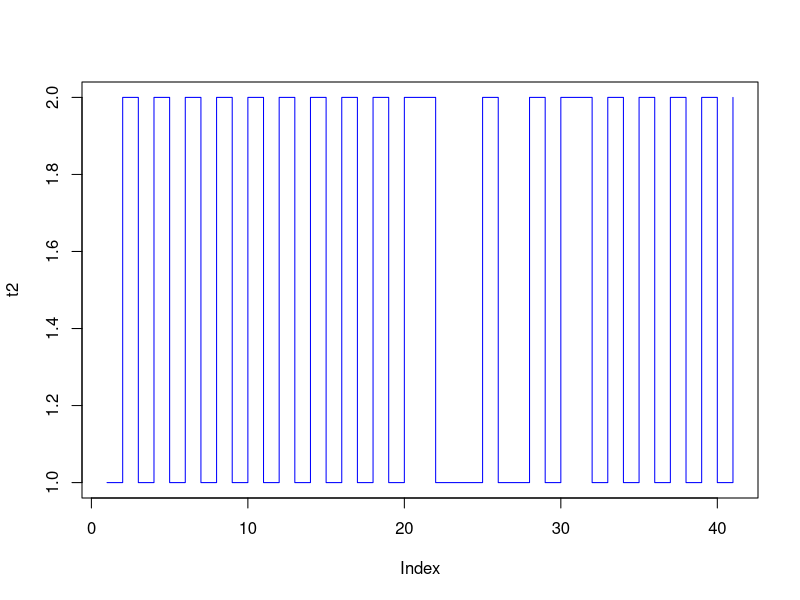
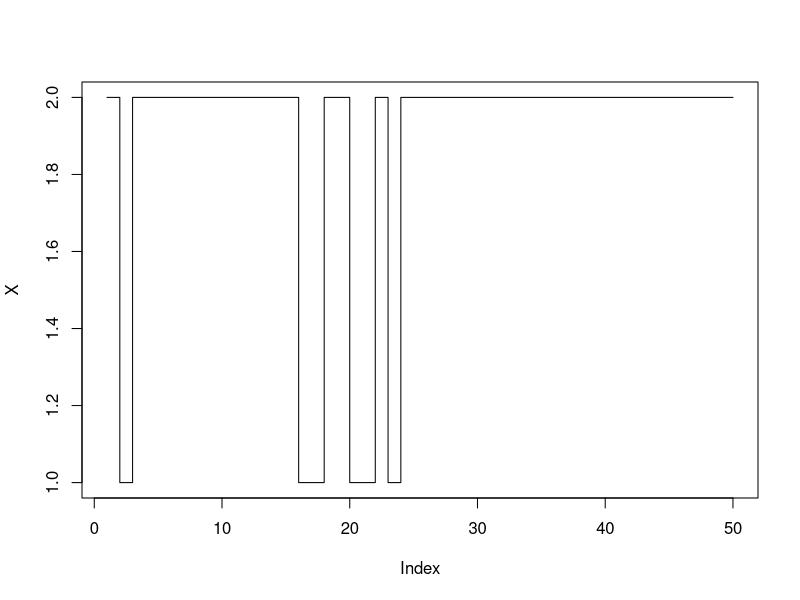

R code for these plots, in order:
n <- 40
alpha <- (1/2)
beta <- (1/2)

# Generowanie następnego kroku
step <- function(x, alpha, beta){
  X <- runif(1)
  if(x == 1){
    res = if(X < alpha) 2 else 1
  }
  if(x == 2){
    res = if(X < beta) 1 else 2
  }
  return(res)
}

# Generowanie ciągu stanów
rmarkov <- function(n, p0, alpha, beta){
  traj <- numeric(n+1)
  traj[1] <- p0
  for(i in 2:(n+1)){
    traj[i] <- step(traj[i-1], alpha, beta)
  }
  return(traj)
}

# Obliczanie rozkładu stacjonarnego (argument - trajektoria)
stat <- function(t){
  res <- numeric(2)
  res[1] <- length(t[t == 1])/length(t)
  res[2] <- length(t[t == 2])/length(t)
  return(res)
}

# Rysowanie
t1 <- rmarkov(40, 1, 0.1, 0.1)
t2 <- rmarkov(40, 1, 0.9, 0.9)

# plot(t1, type = 's', col="red")
plot(t2, type='s', col="blue")

# Obliczanie rozkładu stacjonarnego
# alpha = 0.1, beta = 0.9
t <- rmarkov(10^4, 1, 0.9, 0.1)
s <- stat(t)
print(s)
# generowanie trajektorii łańcucha stacjonarnego
X <- runif(50)
X[X < s[2]] <- 2
X[X >= s[2] & X < 2] <- 1
plot(X, type = 's')
